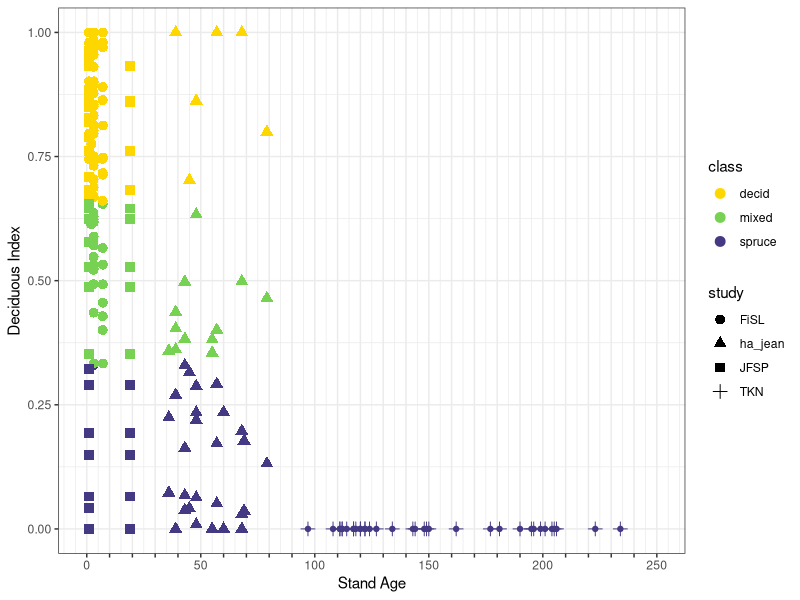
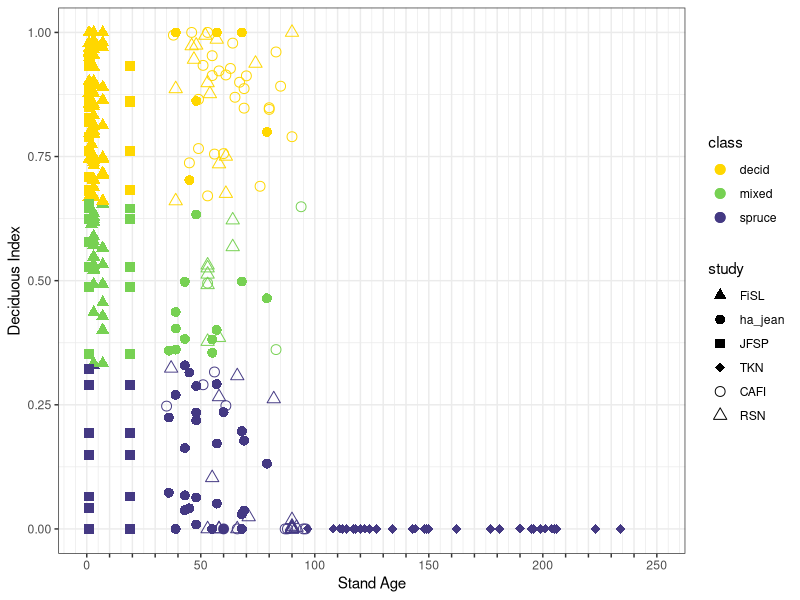

Recreate these plots in R, in order.
## ---- chunk 1
knitr::opts_chunk$set(echo = TRUE)
knitr::opts_knit$set(root.dir = "~/Library/CloudStorage/OneDrive-NorthernArizonaUniversity/R/BNZ_RSN_WG")

library(ggplot2)
library(tidyverse)
library(dplyr)

## ---- chunk 2
#read in betsy's soil that I received from Xanthe
black_soil <- read_csv("Data/raw/Black_soil/xandata043024.csv")

names(black_soil)
head(black_soil)

#use Xanthe's code to calculate deciduous index
black_soil %>%
  mutate(density.dec=density.as+density.br+density.bp, 
         density.con=density.bs+density.ws+density.unk.con, 
         rel.dens.con=density.con/(density.con+density.dec), 
         rel.bio.con=biomass.con/(biomass.con+biomass.dec), 
         rel.dens.dec=1-rel.dens.con, 
         rel.bio.dec=1-rel.bio.con,
         d.index=(rel.dens.dec+rel.bio.dec)/2, 
         class=ifelse(d.index<0.33, "spruce", 
                      ifelse(d.index>0.66, "decid", "mixed"))) -> black_soil.a

black_soil.a=as.data.frame(black_soil.a)

black_soil.b=select(black_soil.a, study, fire_scar, site, postfire.age, d.index, class)

#assign trajectory
black_soil.b %>%
  group_by(fire_scar, site, postfire.age, study)%>%
  summarize(d.index = mean(d.index, na.rm = TRUE)) %>% 
  ungroup() %>% 
  mutate(class=ifelse(d.index<0.33, "spruce", 
                      ifelse(d.index>0.66, "decid", "mixed"))) %>% 
  rename(sitename = fire_scar) -> black_soil.c

black_soil.c %>% 
  mutate(sitename = paste0(sitename, "_", site)) %>% 
  select(study, sitename, postfire.age, d.index, class) -> black_soil.c

## ---- chunk 3
ha_soil <- read_csv("Data/raw/Black_soil/HA_data/HAlexander_SOILS.csv")
ha_sites <- read_csv("Data/raw/Black_soil/HA_data/HA_treecats_forCpools_alltrees.csv")

names(black_soil)
head(black_soil)

#only keep sites for which we have soil data
ha_soil <- ha_soil[complete.cases(ha_soil$CN), ]

#let's clean up ha_site a bit
ha_sites %>%
  mutate(study = "HA_chrono",
         subplot = gsub("chrono_", "", subplot),
         plot = gsub("chrono_", "", plot)) %>% 
  rename(postfire.age = "StdAge") %>% 
  select(study, plot, subplot, DCM.cat, postfire.age) -> ha_sites

#we have to standardize age across sites
#jeremy wrote this code. yikes.
num_sites <- unique(ha_sites$plot)

age_vector <- vector()
for (i in 1:length(num_sites)) {
  age_vector <- c(age_vector,max(subset(ha_sites, plot == num_sites[i])[["postfire.age"]], na.rm = TRUE))
}
age_vector[is.infinite(age_vector)]<-NA
age_vector<-data.frame(Sites=num_sites,Age=age_vector)

for(i in 1:dim(ha_sites)[[1]]){
  ha_sites$postfire.age[i] <- subset(age_vector, Sites == ha_sites$plot[i])[['Age']]
}
rm(age_vector,num_sites,i)

#let's make a uniqueID that matches ha_site so that we can check if all of the ha_sites were sampled for soil
ha_soil <- unite(ha_soil, "plot", Site, Transect, sep = "")
ha_soil <- unite(ha_soil, "subplot", plot, Subsection, sep = "_")

#this way we get an observation for every soil sample
### could i just skip using ha_soil and only use ha_site?
ha_soils <- full_join(ha_soil, ha_sites, by = "subplot")
  
ha_soils %>% 
  rename( sitename = "plot") %>% 
  select(study, sitename, DCM.cat, postfire.age) %>% 
  group_by(study, sitename, DCM.cat, postfire.age) %>% 
  summarise(count = n(), .groups = 'drop') %>% 
  pivot_wider(names_from = DCM.cat, values_from = count, values_fill = list(count = 0)) %>% 
  ungroup() -> ha_soils

#remove NA row
ha_soils <- ha_soils[complete.cases(ha_soils$sitename), ]
ha_soils %>% 
  select(study, sitename, postfire.age, conifer, deciduous, mixed) -> ha_soils

#let's make a deciduous index out of count
ha_soils %>% 
  rowwise() %>%
  mutate(total_count = sum(c_across(conifer:mixed), na.rm = TRUE)) %>%
  ungroup() %>% 
  mutate(d.index = (conifer/total_count)*0.25 + (mixed/total_count)*0.5 + (deciduous/total_count)*0.75,
  class=ifelse(d.index<0.33, "spruce", 
                      ifelse(d.index>0.66, "decid", "mixed"))) -> ha_soils

#here we're randomly assigning an intermediate age to some of Heather's sites that don't have ages.   
#postfire.age = ifelse(is.na(postfire.age), 35, postfire.age)) -> test

## ---- chunk 4
#these data are pulled from the BNZ database
ha_jean <- read_csv("Data/raw/Black_soil/801_Jean_SiteEnvironmentalData.csv")

#let's calculate deciduous index from biomass and density
ha_jean %>%
  mutate(density.dec=Pbdensity+Bpdensity+Ptdensity, 
         density.con=Pmdensity, 
         biomass.dec = Bpbiomass + Pb_biomass, Ptbiomass,
         biomass.con = Pmbiomass,
         rel.dens.con=density.con/(density.con+density.dec), 
         rel.bio.con=biomass.con/(biomass.con+biomass.dec), 
         rel.dens.dec=1-rel.dens.con, 
         rel.bio.dec=1-rel.bio.con,
         d.index=(rel.dens.dec+rel.bio.dec)/2, 
         class=ifelse(d.index<0.33, "spruce", 
                      ifelse(d.index>0.66, "decid", "mixed"))) -> ha_jean.a

ha_jean.a=as.data.frame(ha_jean.a)

#clean up the df to just include what we're interested in. note that we will want to recalculate the age so that it is accurate for 2024
ha_jean.b=select(ha_jean.a, SiteCode, BurnYear, d.index, class)

#let's fix the age here
current_year <- as.integer(format(Sys.Date(), "%Y"))
ha_jean.b %>%
  mutate(postfire.age = current_year - BurnYear) -> ha_jean.b

#ok, now let's combine this to the HA data so that we know which sites we have soil data for
values_jean <- ha_jean.b %>% distinct(SiteCode)
values_ha <- ha_soils %>% distinct(sitename)
common_ha <- intersect(values_jean$SiteCode, values_ha$sitename)

#filter ha_jean.b to keep only rows with site in common_ha
ha_jean.b %>%
  filter(SiteCode %in% common_ha) -> ha_jean.c

#ok, this is bonked, but what if I make an ha_chrono version with the d.index to complement the jean data
values_jean <- ha_jean.c %>% distinct(SiteCode)
values_ha <- ha_soils %>% distinct(sitename)
common_ha <- intersect(values_jean$SiteCode, values_ha$sitename)

ha_soils %>%
  filter(!(sitename %in% common_ha)) -> ha_soils.a
#ok, so actually turns out that all of these overflow sites don't have attached ages....so I think I'm going to ignore them.
#let's use ha_jean.c to represent HA data in the total dataset

#let's make ha_jean.c match our other dataset
ha_jean.c %>% 
  mutate(study = "ha_jean") %>% 
  rename(sitename = "SiteCode") %>% 
  select(study, sitename, postfire.age, d.index, class) -> ha_jean.c

## ---- chunk 5
#these data are also from the BNZ database
tkn_soil <- read_csv("Data/raw/321_Soil_CandN_2001.csv")
tkn_age <- read_csv("Data/raw/139_treecores_rings.csv")

names(tkn_soil)
head(tkn_soil)

tkn_soil %>%
  group_by(Site) %>%
  summarize(sample = n()) %>%
  mutate(study = "TKN") %>% 
  select(study, Site) -> tkn_soil

#find common unique_ids between the two datasets
common_age <- intersect(tkn_age$Site, tkn_soil$Site)
#we have 36 sites in age that we know have soil data

#let's keep just these 36 sites
tkn_age <- tkn_age[tkn_age$Site %in% common_age, ]

#add tkn age
tkn_age %>% 
  rename(tree_num = "Tree #",
         est_age = "Est. inner date of est.") %>% 
  select(Site, tree_num, est_age) -> tkn_age

tkn_age_site <- tkn_age %>%
  pivot_wider(names_from = tree_num, values_from = est_age, names_prefix = "tree")
#hmmmm, looks like there are some sites that have two entries for tree #4, or have a tree 4 and are missing a tree 3
#we need to do some cleaning up of these data

#what if we do a combination group by site and number
tkn_age_unique <- tkn_age %>%
  group_by(Site, tree_num) %>%
  mutate(row = row_number()) %>%
  ungroup()

#then we pivot, so that each site that has a duplicate tree number gets an extra row. 
tkn_age_site <- tkn_age_unique %>%
  pivot_wider(names_from = tree_num, values_from = est_age, names_prefix = "tree")

#then we can target each row 2 to change it to tree5
#this doesn't fix our problem with missing tree 3s, but that doesn't matter since we'll be taking summary stats anyway
tkn_age_site <- tkn_age_site %>%
  group_by(Site) %>%
  mutate(tree5 = ifelse(any(row == 2), lead(tree4), tree5)) %>%
  filter(row == 1) %>%
  ungroup()

tkn_age_site <- select(tkn_age_site, Site, tree1, tree2, tree3, tree4, tree5, tree6)
#now we can create summary stats
#we will again use out current year so that the ages are correct as this dataset ages

#let's make a current year value so that our ages are always current
current_year <- as.integer(format(Sys.Date(), "%Y"))
#the cores in tree_age were all collected in 2011

#average stand age
tkn_age_site$age_ave <- rowMeans(tkn_age_site[2:7], na.rm = TRUE)
tkn_age_site$age_ave <- current_year - tkn_age_site$age_ave
tkn_age_site$age_ave <- round(tkn_age_site$age_ave, 0)

tkn_age <- select(tkn_age_site, Site, age_ave)

tkn_age %>%
  mutate(study = "TKN",
         class = "spruce",
         d.index = "0") %>% 
  rename(postfire.age = age_ave,
         sitename = Site) -> tkn_age

# ### d index
# tree_inv <- read_csv("Data/working/rsn_bio_dens_bysite.csv")
# tree_inv <- rename(tree_inv, sitename = SITE)
# 
# #need to dd prelimIDs to tree_inv
# site_names_df <- read_csv("Data/working/RSN_site_names.csv")
# tree_inv <- full_join(tree_inv, site_names_df, by = "sitename")
# 
# #first let's filter out just tkn_age sites
# common_age <- intersect(tkn_age$sitename, tree_inv$prelimID)
# site_names_df <- site_names_df[site_names_df$sitename %in% common_age, ]
# tree_inv <- tree_inv[tree_inv$prelimID %in% common_age, ]
# 
# #let's keep site, d.index, decid.bio, decid.dens, and class
# decid_index <- select(tree_inv, sitename, prelimID, D.Index, Class)
# 
# decid_index %>% 
#   #rename columns for clarity
#   rename(d.index = D.Index,
#          class = Class,
#          site = sitename,
#          sitename = prelimID) %>% 
#   #make class data lower case
#   mutate(class = tolower(class)) -> decid_index
# 
# #now let's join this to tkn_age
# tkn_age <- full_join(tkn_age, decid_index, by = "sitename")
# tkn_age %>%
#   mutate(d.index = coalesce(as.character(d.index.y), as.character(d.index.x)),
#          class = coalesce(class.x, class.y)) -> tkn_age
# 
# tkn_age <- select(tkn_age, study, sitename, postfire.age, class, d.index)
# 
# #for use in making figures, let's keep age, decid.bio, decid.dens, D.Index and class
# bio_dens_age_bysite <- select(rsn_master, sitename, age, decid.bio, decid.dens, d.index, class)

## ---- chunk 6
#read in file that anastasia made that combines data from her sampling of jfsp sites and leslie boby sampling of jfsp sites
#this file was shared informally by anastasia - it is not archived anywhere.
jfsp_soil <- read_csv("Data/working/JFSP.sample.inventory.csv")

names(jfsp_soil)
head(jfsp_soil)

jfsp_soil %>%
  #make study column
  mutate(study = "JFSP",
         traj.20 = tolower(traj.20),
         traj.20 = case_when(traj.20 == "deciduous" ~ "decid", TRUE ~ traj.20)) %>% 
  #rename columns for good joining
  rename(class = "traj.20",
         d.index = "decid.index",
         sitename = "site") -> jfsp_soil

#separate boby and ap sampling so that we can make ages for them
boby_soil <- select(jfsp_soil, study, sitename, d.index, class, sampled_2005)
ap_soil <- select(jfsp_soil, study, sitename, d.index, class, sampled_2023)

#keep only sites ap sampled in 2023, give them a postfire age
ap_soil %>% 
  filter(sampled_2023 != "no") %>% 
  mutate(postfire.age = 2023 - 2004) %>% 
  select(study, sitename, postfire.age, d.index, class) -> ap_soil

#give boby sites a postfire age
boby_soil %>% 
  mutate(postfire.age = 2005 - 2004) %>% 
  select(study, sitename, postfire.age, d.index, class) -> boby_soil

#join the two sampling years to one jfsp dataset
jfsp_soil <- rbind(ap_soil, boby_soil)

#i'm going to remove all "open" trajectories for now
jfsp_soil %>% 
  filter(class != "open",
         #4 sites do now have d.indexes. why?
         d.index != "NA") -> jfsp_soil

###what do we want to do about "open" trajectories
## ---- chunk 7

all_soils <- rbind(black_soil.c, tkn_age, jfsp_soil, ha_jean.c)
all_soils$d.index <- as.numeric(as.character(all_soils$d.index))

## ---- chunk 8

#figure for d index vs stand age
f <- ggplot(all_soils, aes(x = postfire.age, y = d.index, color = class)) +
  geom_point() +
  theme_bw() +
  labs(x = "Stand Age", y = "Deciduous Index") +
  geom_point(size = 3, aes(fill = class, shape = study)) +
  scale_color_manual(values = c("gold1", "#77D153FF", "#443983FF", "#ADD8E6")) +
  scale_x_continuous(breaks = seq(0, 250, by = 10),
                     limits = c(0, 250),
                     labels = function(x) ifelse(x %% 50 == 0, as.character(x), "")) +
  scale_y_continuous(breaks = c(0, 0.25, 0.5, 0.75, 1))
f

## ---- chunk 9
#figure from above with potential cafi_rsn sites added
#we want to keep only those between 35 and 100 years old
bnz_cafi <- read_csv("Data/working/bnz_cafi.csv")
bnz_cafi <- subset(bnz_cafi, age_ave >= 35 & age_ave <= 100)

#to make nice shapes
study_shapes <- c("FiSL" = 17, "ha_jean" = 16, "JFSP" = 15, "TKN" = 18)
id_shapes <- c("CAFI" = 1, "RSN" = 2)

#to make nice legend
all_soils$study <- factor(all_soils$study, levels = c("FiSL", "ha_jean", "JFSP", "TKN"))
bnz_cafi$ID <- factor(bnz_cafi$ID, levels = c("CAFI", "RSN"))

#figure for D.index v age for sites that have CN data, with overlay of potential RSN and CAFI sites that do not have CN data
ggplot() +
  geom_point(data = all_soils, aes(x = postfire.age, y = d.index, color = class, shape = study), size = 3) +
  geom_point(data = bnz_cafi, aes(x = age_ave, y = d.index, color = class, shape = ID), size = 3, fill = NA) +
  theme_bw() +
  labs(x = "Stand Age", y = "Deciduous Index") +
  scale_color_manual(values = c("gold1", "#77D153FF", "#443983FF")) +
  scale_shape_manual(values = c(study_shapes, id_shapes)) +
  scale_x_continuous(breaks = seq(0, 250, by = 10),
                     limits = c(0, 250),
                     labels = function(x) ifelse(x %% 50 == 0, as.character(x), "")) +
  scale_y_continuous(breaks = c(0, 0.25, 0.5, 0.75, 1)) +
  guides(color = guide_legend(order = 1), shape = guide_legend(order = 2)) -> f.1
f.1

